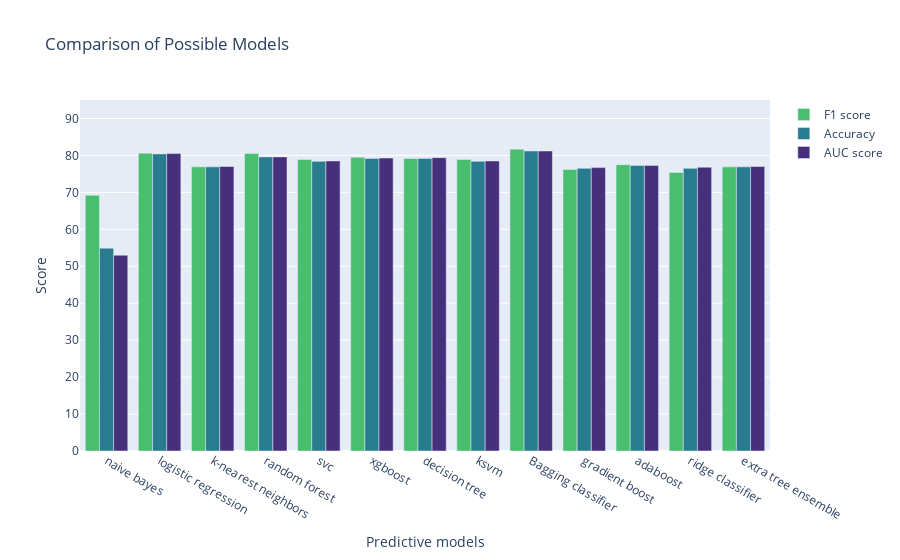

Write notebook code for a chart like this one.
### Code cell
# Let's display that with plotly.
mydata1 = go.Bar(
    x=compare_models.loc['F1 score'].index,
    y=compare_models.loc['F1 score'],
    name=compare_models.index[0],
    marker=dict(color=Viridis[50])
)
mydata2 = go.Bar(
    x=compare_models.loc['Accuracy'].index,
    y=compare_models.loc['Accuracy'],
    name=compare_models.index[1],
    marker=dict(color=Viridis[30])
)
mydata3 = go.Bar(
    x=compare_models.loc['AUC score'].index,
    y=compare_models.loc['AUC score'],
    name=compare_models.index[2],
    marker=dict(color=Viridis[10])
)
mylayout = go.Layout(
    title='Comparison of Possible Models',
    xaxis = dict(title = 'Predictive models'), # x-axis label
    yaxis = dict(title = 'Score',range=[0,95],showgrid=True,scaleanchor = "x",scaleratio = 1), # y-axis label
    
)
fig = go.Figure(data=[mydata1, mydata2, mydata3], layout=mylayout)
fig

### Figure 1 — Plotly figure (JSON) as saved in the notebook; plotly's stock layout.template omitted (floating-point values rounded to 4 significant figures)
{"data": [{"marker": {"color": "#49be6e"}, "name": "F1 score", "type": "bar", "x": ["naive bayes", "logistic regression", "k-nearest neighbors", "random forest", "svc", "xgboost", "decision tree", "ksvm", "Bagging classifier", "gradient boost", "adaboost", "ridge classifier", "extra tree ensemble"], "y": [69.2, 80.6, 76.9, 80.5, 78.9, 79.5, 79.2, 78.9, 81.7, 76.2, 77.5, 75.4, 76.9]}, {"marker": {"color": "#287c8e"}, "name": "Accuracy", "type": "bar", "x": ["naive bayes", "logistic regression", "k-nearest neighbors", "random forest", "svc", "xgboost", "decision tree", "ksvm", "Bagging classifier", "gradient boost", "adaboost", "ridge classifier", "extra tree ensemble"], "y": [54.9, 80.4, 76.9, 79.6, 78.4, 79.2, 79.2, 78.4, 81.2, 76.5, 77.3, 76.5, 76.9]}, {"marker": {"color": "#46307c"}, "name": "AUC score", "type": "bar", "x": ["naive bayes", "logistic regression", "k-nearest neighbors", "random forest", "svc", "xgboost", "decision tree", "ksvm", "Bagging classifier", "gradient boost", "adaboost", "ridge classifier", "extra tree ensemble"], "y": [53, 80.5, 77, 79.6, 78.5, 79.3, 79.4, 78.5, 81.2, 76.7, 77.3, 76.8, 77]}], "layout": {"autosize": true, "title": {"text": "Comparison of Possible Models"}, "xaxis": {"autorange": true, "range": [-0.5, 12.5], "title": {"text": "Predictive models"}, "type": "category"}, "yaxis": {"range": [0, 95], "scaleanchor": "x", "scaleratio": 1, "showgrid": true, "title": {"text": "Score"}, "type": "linear"}}}
